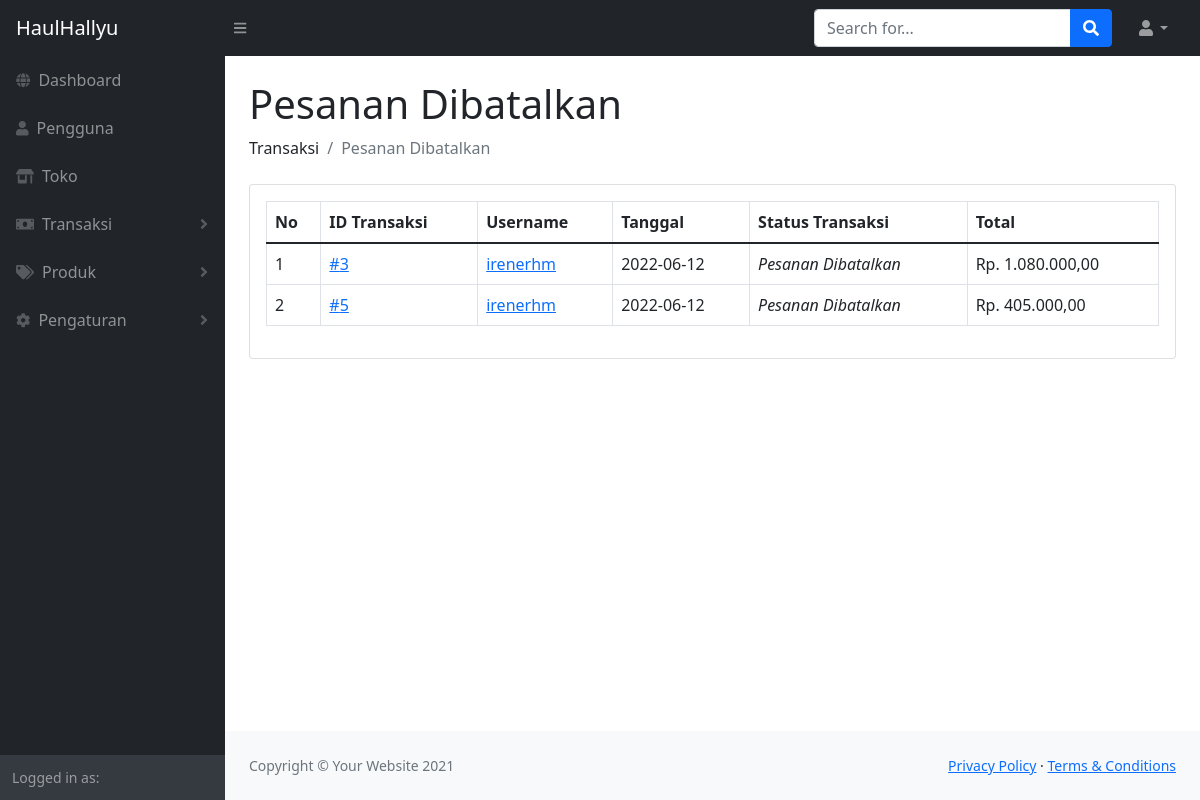
/dibatalkan.php, run on the app's committed database.
### tables this page shows
CREATE TABLE `transaksi` (
  `id_transaksi` int(11) NOT NULL,
  `tgl_transaksi` date DEFAULT NULL,
  `total_trans` int(100) DEFAULT NULL,
  `status_trans` varchar(100) DEFAULT NULL,
  `tarif` int(100) DEFAULT NULL,
  `jenispem` varchar(100) NOT NULL,
  `u_username` char(100) DEFAULT NULL
);

### fungsi.php (called while the page is built, shortened)
<?php
$servername = "localhost";
$username ="root";
$password ="";
$dbname = "webmerch";
$conn = mysqli_connect($servername, $username, $password, $dbname);
if (!function_exists('query'))   {
  function query($query) {
	global $conn;
	$result = mysqli_query($conn, $query);
	$rows = [];
	while( $row = mysqli_fetch_assoc($result) )  {
		$rows[] = $row;
	}
	return $rows;
	}
}
?>

### dibatalkan.php (the view, shortened to what this page needs)
<?php
require 'fungsi.php';
$transaksi = query("SELECT * FROM transaksi WHERE status_trans='Pesanan Dibatalkan'");
?>
<!DOCTYPE html>
<html>
    <head>
        <link href="https://cdn.jsdelivr.net/npm/simple-datatables@latest/dist/style.css" rel="stylesheet" />
        <link href="css/styles.css" rel="stylesheet" />
    </head>
    <body class="sb-nav-fixed">
        <?php require "navbar.php"; ?>
        <div id="layoutSidenav">
            <?php require "sidebar.php"; ?>
            <div id="layoutSidenav_content">
                <main>
                    <div class="container-fluid px-4">
                        <h1 class="mt-4">Pesanan Dibatalkan</h1>
                        <ol class="breadcrumb mb-4">
                            <li class="breadcrumb-item">Transaksi</li>
                            <li class="breadcrumb-item active">Pesanan Dibatalkan</li>
                        </ol>
                        <div class="card">
                            <div class="card-body">
                                <div class="table-responsive">
                                    <table class="table table-bordered">
                                        <thead>
                                            <tr>
                                                <th>No</th>
                                                <th>ID Transaksi</th>
                                                <th>Username</th>
                                                <th>Tanggal</th>
                                                <th>Status Transaksi</th>
                                                <th>Total</th>
                                            </tr>
                                        </thead>
                                        <tbody>
                                        <?php $no = 1; ?>
                                        <?php
                                        foreach( $transaksi as $row): ?>
                                            <tr>
                                                <td><?= $no; ?></td>
                                                <td><a href="buktitf.php?id=<?= $row["id_transaksi"]; ?>">#<?= $row["id_transaksi"]; ?></a></td>
                                                <td class="breadcrumb-item active"><a href="detailuser.php?username=<?php echo $row['u_username'];?>">
                                                <?php echo $row['u_username'];?></a></td>
                                                <td><?= $row["tgl_transaksi"]; ?></td>
                                                <td><i><?= $row["status_trans"]; ?></i></td>
                                                <td>Rp. <?php echo number_format($row["total_trans"],2,",",".");?></td>
                                            </tr>
                                            <?php $no++; ?>
                                            <?php endforeach; ?>
                                        </tbody>
                                    </table>
                                </div>
                            </div>
                        </div>
                    </div>
                </main>
                <?php require "footer.php"; ?>
            </div>
        </div>
    </body>
</html>

### data on the page
transaksi: id_transaksi "3", u_username "irenerhm", tgl_transaksi "2022-06-12", status_trans "Pesanan Dibatalkan", total_trans "1.080.000,00"
transaksi: id_transaksi "5", u_username "irenerhm", tgl_transaksi "2022-06-12", status_trans "Pesanan Dibatalkan", total_trans "405.000,00"
